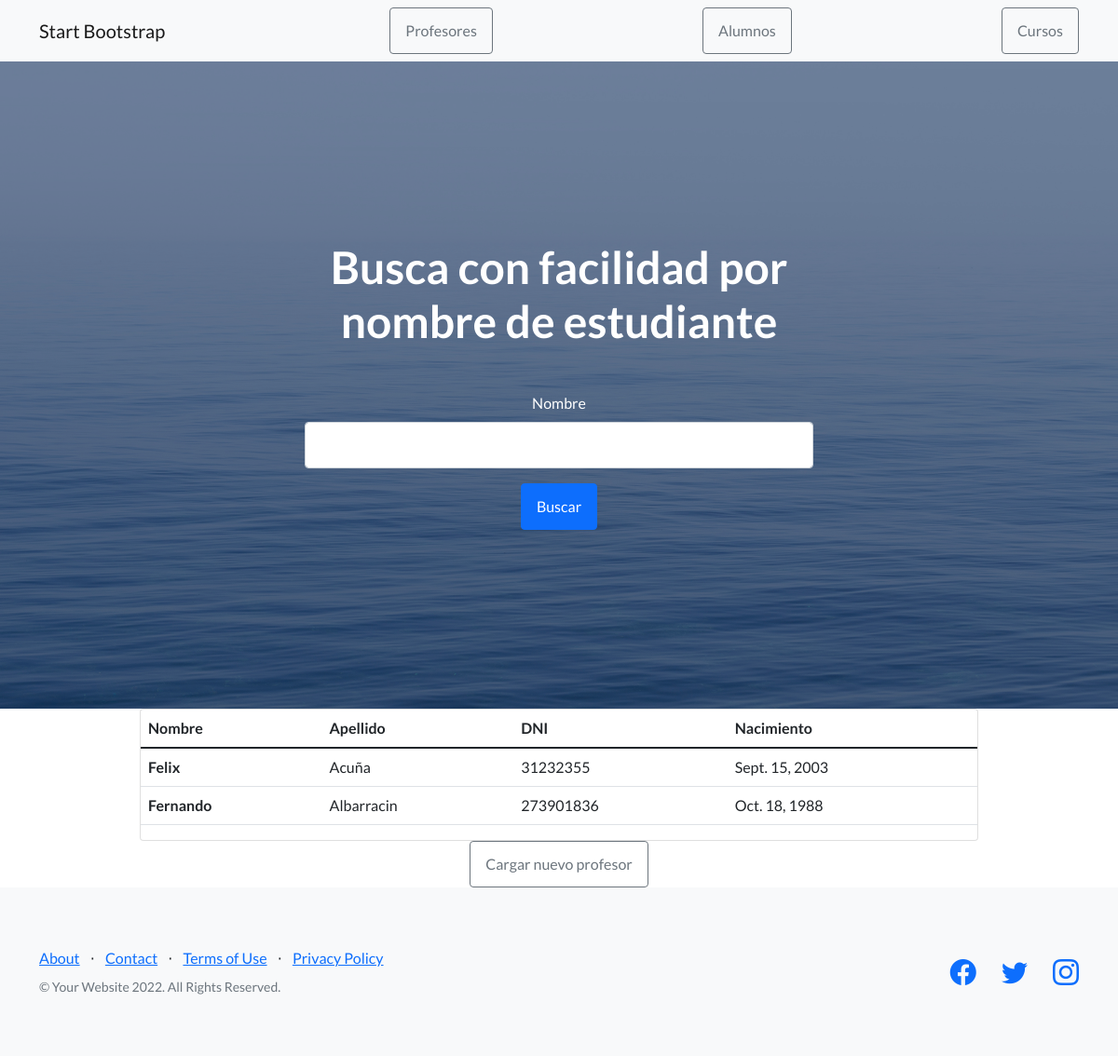
Screenshot of /app_coder/profesores with the database file from the repository.
### app_coder/models.py (models this page shows)
class Profesores(models.Model):
    nombre=models.CharField(max_length=40)
    apellido=models.CharField(max_length=40)
    edad=models.IntegerField()
    dni=models.IntegerField()
    nacimiento=models.DateField()

### app_coder/views.py (the view)
# urls.py: path("profesores",views.profesores, name="profesores"),
def profesores(request):
    los_profes=Profesores.objects.all()
    diccionario={"profesores": los_profes}
    platilla=loader.get_template("profesores.html")
    documento=platilla.render(diccionario)
    return HttpResponse(documento)

### app_coder/template/profesores.html
{% extends "padre.html" %}
{% load static %}
{% block contenido %}
<center>
<div class="card w-75">
  <table class="table">
  <thead>
    <tr>
      <th scope="col">Nombre</th>
      <th scope="col">Apellido</th>
      <th scope="col">DNI</th>
      <th scope="col">Nacimiento</th>
    </tr>
  </thead>
  <tbody>
  {%for x in profesores%}
    <tr>
      <th scope="row">{{x.nombre}}</th>
      <td>{{x.apellido}}</td>
      <td>{{x.dni}}</td>
      <td>{{x.nacimiento}}</td>
    </tr>
  {% endfor %}
  </tbody>
  </table>
</div><a class="btn btn-outline-secondary" href="{% url 'cargar_profesores'%}">Cargar nuevo profesor</a></center>
{% endblock %}

### rows the page displays
Profesores: nombre "Felix", apellido "Acuña", dni "31232355", nacimiento "Sept. 15, 2003"
Profesores: nombre "Fernando", apellido "Albarracin", dni "273901836", nacimiento "Oct. 18, 1988"
